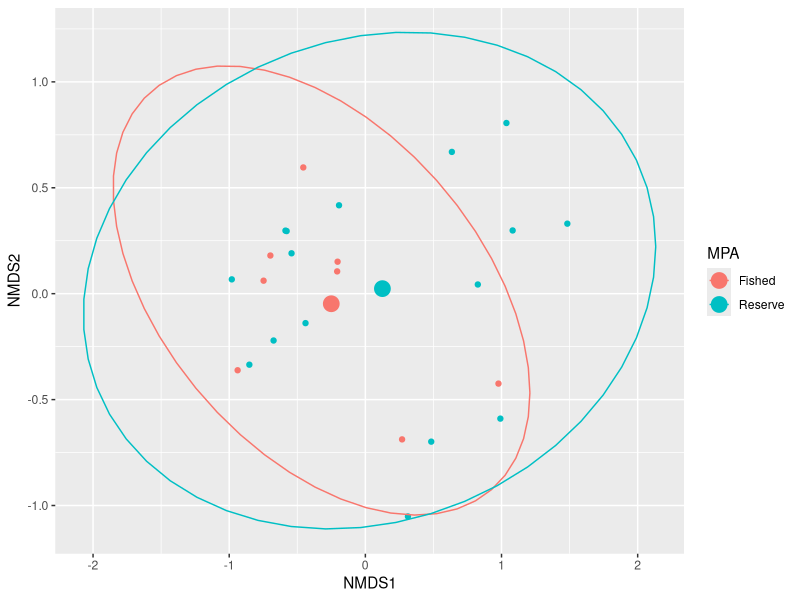
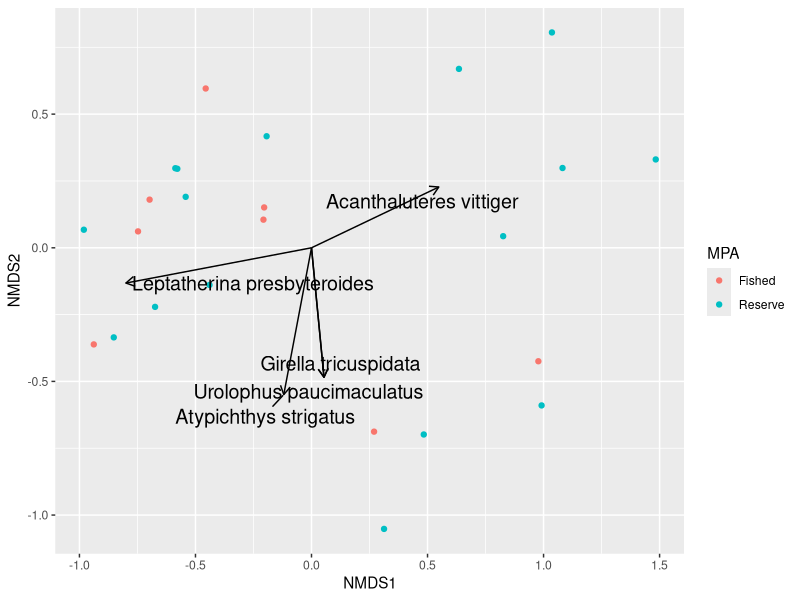

Write the R code that produced these figures, in order.
# About ========================================================================

# Title: Multivariate analysis for Maria Island Data (KSM308)
# Date: April 2025
# Author: Freddie Heather

# Imports data
# Visualises data  via ordination (nMDS)
# Relate environmental data to abundance counts (adonis)
# Generates figures

# Ecological distances: https://www.youtube.com/watch?v=xyufizOpc5I
# Great tutorial on nMDS: https://riffomonas.org/code_club/2022-02-14-nmds
# Another good tutorial on nMDS in R: https://www.rpubs.com/RGrieger/545184

# Important: 
# 1. Make sure you are working inside an R project
# 2. Make sure the datafiles "multivariate_response_vars.csv" and "predictor_table.csv" are within your project working directory

# Packages =====================================================================

# install.packages("tidyverse") # run this line of code if you haven't installed the tidyverse on your computer
# install.packages("vegan")
# install.packges("ggrepel")
library(tidyverse)
library(vegan)
library(ggrepel)

# Import =======================================================================

resp_vars <- read_csv("multivariate_response_vars.csv") 
pred_vars <- 
  read_csv("predictor_table.csv") %>% 
  # creating false values for KELP and Complexity for example purposes
  mutate(Kelp = sample(1:4, replace = TRUE, size = nrow(.)), 
         Complexity = sample(1:4, replace = TRUE, size = nrow(.)))

# Data checking ================================================================

resp_vars # has NA instead of zeros
pred_vars # has some blank columns

# Check to make sure the columns are of the right class (dbl or chr)

# Data wrangling ===============================================================

# mutate_at: replace SOME cols with NA values with zero
resp_vars_clean <- 
  resp_vars %>% 
  mutate_at(.vars = vars(-sample), # everything except 'sample' col
            .funs = replace_na, 
            replace = 0) 

# mutate_all: replace ALL the NA values with zero
resp_vars_clean <- 
  resp_vars %>% 
  mutate_all(.funs = replace_na, replace = 0)

pred_vars_clean <- 
  pred_vars %>% 
  discard(~all(is.na(.))) %>%  # gets rid of those blank cols
  filter(!is.na(sample))

# Data visualisation ===========================================================

# convert to a numeric matrix
# maybe you wan to transform to reduce the influence of very abundant species
abundance_matrix <- 
  resp_vars_clean %>% 
  # mutate_if(is.numeric, log1p) %>% # log(x+1) transformation
  column_to_rownames("sample") %>% # cannot have chr col (move to rownames)
  as.matrix() 

# Calculating distance
# Bray curtis dissimilarity: https://www.statisticshowto.com/bray-curtis-dissimilarity/
# Bray Curtis is very common for ecological abundance data like this 
distance_matrix <- 
  abundance_matrix %>% 
  vegdist(method = "bray")

set.seed(1) # so gives same result each time (because nmds includes randomness)
nmds <- metaMDS(distance_matrix)
# stress = 0.15

# data for plotting
nmds_vals <- 
  scores(nmds) %>% 
  as_tibble(rownames = "sample") %>% 
  left_join(pred_vars_clean, by = join_by(sample)) # adding predictor vars here

# calculate centroids of data
elps_center <- 
  nmds_vals %>% 
  summarise(NMDS1 = mean(NMDS1), 
            NMDS2 = mean(NMDS2), 
            .by = MPA)

# play with colouring points to identify drivers
nmds_vals %>% 
  ggplot() +
  aes(x = NMDS1, 
      y = NMDS2, 
      col = MPA, # change colour of points
  ) +
  geom_point(
    # aes(pch = as.character(Depth)) # change shape of point
  ) +
  stat_ellipse(level = 0.95) + # adds ellipses (level default = 0.95)
  geom_point(data = elps_center, size = 5)

# Detecting statistical difference =============================================

# Using the adonis function

# Great tutorial on adonis: https://www.youtube.com/watch?v=1ETBgbXl-BM
# Note the use of adonis2 here (adonis used in the above video is depreciated).

# Response var NEEDS to be a distance matrix
class(distance_matrix) # class == "dist"
adonis2(formula = distance_matrix ~ nmds_vals$MPA) # no sig effect of MPA

# if we have two predictor vars
adonis2(formula = distance_matrix ~ nmds_vals$MPA + nmds_vals$vis) 


# Adding environmental vars or significant species =============================

# adding arrows (vectors) to the NMDS plot
# Can be enviro vars (e.g. depth) or can be species abundance (E.g. Species A)

vec_env <- envfit(nmds, pred_vars_clean %>% column_to_rownames("sample"), na.rm = TRUE)
vec_spp <- envfit(nmds, resp_vars_clean %>% column_to_rownames("sample"), na.rm = TRUE)

sig_vectors <- 
  scores(vec_spp, display = "vectors") %>% 
  as_tibble(rownames = "species") %>% 
  mutate(pval = vec_spp$vectors$pvals) %>% 
  filter(pval < 0.05)

nmds_vals %>% 
  ggplot() +
  aes(x = NMDS1, 
      y = NMDS2
  ) +
  geom_point(aes(col = MPA)) +
  geom_segment(
    aes(
      x = 0, 
      y = 0, 
      xend = NMDS1,
      yend = NMDS2
    ),
    data = sig_vectors, 
    arrow = arrow(length = unit(0.25, "cm"))) +
  ggrepel::geom_text_repel(data = sig_vectors,
                           aes(label = species), 
                           cex = 5, 
                           direction = "both")
